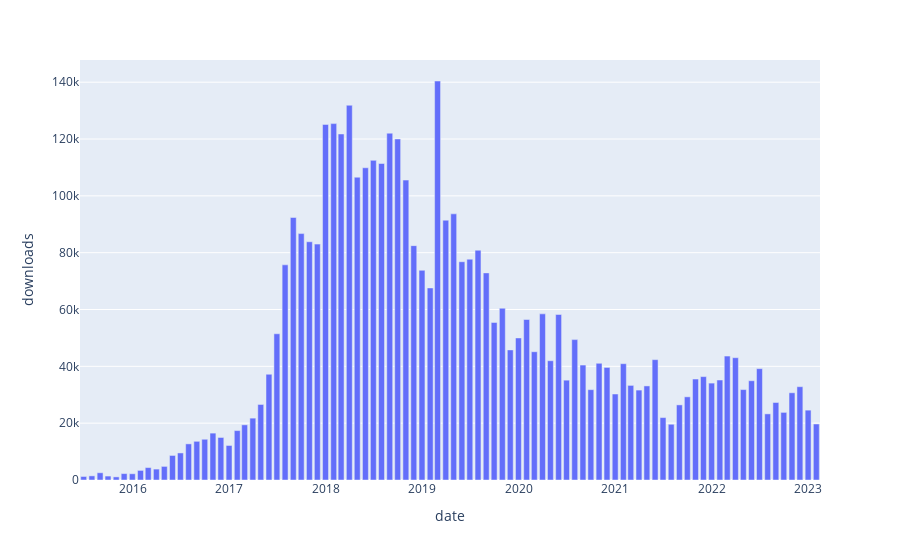

The cell this chart's notebook holds for it:
### Code cell
fig = px.bar(df_monthly, y="downloads")
fig.show()
